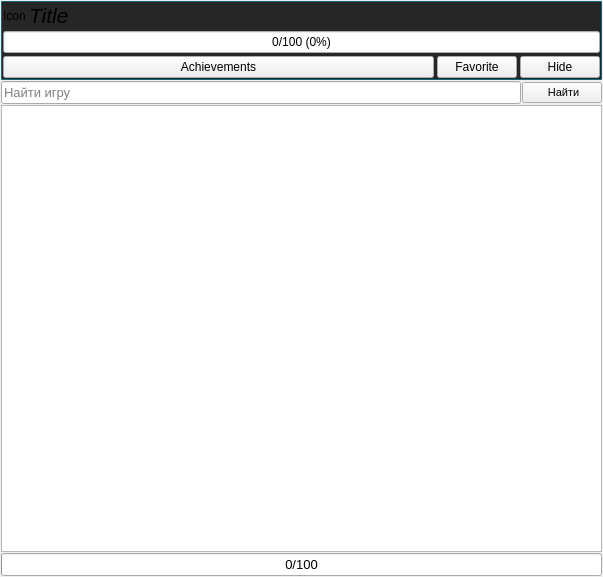
<?xml version="1.0" encoding="UTF-8"?>
<ui version="4.0">
 <class>FormGames</class>
 <widget class="QWidget" name="FormGames">
  <property name="geometry">
   <rect>
    <x>0</x>
    <y>0</y>
    <width>603</width>
    <height>577</height>
   </rect>
  </property>
  <property name="font">
   <font>
    <pointsize>10</pointsize>
   </font>
  </property>
  <property name="windowTitle">
   <string>SteamAchievementsStatistic</string>
  </property>
  <layout class="QVBoxLayout" name="verticalLayout">
   <property name="spacing">
    <number>1</number>
   </property>
   <property name="leftMargin">
    <number>1</number>
   </property>
   <property name="topMargin">
    <number>1</number>
   </property>
   <property name="rightMargin">
    <number>1</number>
   </property>
   <property name="bottomMargin">
    <number>1</number>
   </property>
   <item>
    <widget class="QGroupBox" name="GroupBoxGame">
     <property name="styleSheet">
      <string notr="true">QGroupBox{
	border: 1px solid #13657b;
	background-color: #262626;
	border-radius: 1px;
}</string>
     </property>
     <layout class="QVBoxLayout" name="verticalLayout_2">
      <property name="spacing">
       <number>3</number>
      </property>
      <property name="leftMargin">
       <number>1</number>
      </property>
      <property name="topMargin">
       <number>1</number>
      </property>
      <property name="rightMargin">
       <number>1</number>
      </property>
      <property name="bottomMargin">
       <number>1</number>
      </property>
      <item>
       <layout class="QHBoxLayout" name="horizontalLayout_2">
        <property name="spacing">
         <number>3</number>
        </property>
        <item>
         <widget class="QLabel" name="LabelIconGame">
          <property name="text">
           <string>Icon</string>
          </property>
         </widget>
        </item>
        <item>
         <widget class="QLabel" name="LabelTitleGame">
          <property name="sizePolicy">
           <sizepolicy hsizetype="Expanding" vsizetype="Preferred">
            <horstretch>0</horstretch>
            <verstretch>0</verstretch>
           </sizepolicy>
          </property>
          <property name="font">
           <font>
            <pointsize>16</pointsize>
            <italic>true</italic>
           </font>
          </property>
          <property name="text">
           <string>Title</string>
          </property>
          <property name="wordWrap">
           <bool>true</bool>
          </property>
         </widget>
        </item>
       </layout>
      </item>
      <item>
       <widget class="QProgressBar" name="ProgressBarSelectedGame">
        <property name="value">
         <number>0</number>
        </property>
        <property name="format">
         <string>%v/%m (%p%)</string>
        </property>
       </widget>
      </item>
      <item>
       <layout class="QHBoxLayout" name="horizontalLayout_3">
        <property name="spacing">
         <number>3</number>
        </property>
        <item>
         <widget class="QPushButton" name="ButtonAchievements">
          <property name="sizePolicy">
           <sizepolicy hsizetype="Expanding" vsizetype="Fixed">
            <horstretch>0</horstretch>
            <verstretch>0</verstretch>
           </sizepolicy>
          </property>
          <property name="text">
           <string>Achievements</string>
          </property>
         </widget>
        </item>
        <item>
         <widget class="QPushButton" name="ButtonFavorite">
          <property name="text">
           <string>Favorite</string>
          </property>
         </widget>
        </item>
        <item>
         <widget class="QPushButton" name="ButtonHide">
          <property name="text">
           <string>Hide</string>
          </property>
         </widget>
        </item>
       </layout>
      </item>
     </layout>
    </widget>
   </item>
   <item>
    <layout class="QHBoxLayout" name="horizontalLayout">
     <item>
      <widget class="QLineEdit" name="LineEditGame">
       <property name="font">
        <font>
         <pointsize>10</pointsize>
        </font>
       </property>
       <property name="placeholderText">
        <string>Найти игру</string>
       </property>
      </widget>
     </item>
     <item>
      <widget class="QPushButton" name="ButtonFind">
       <property name="enabled">
        <bool>true</bool>
       </property>
       <property name="font">
        <font>
         <pointsize>8</pointsize>
        </font>
       </property>
       <property name="text">
        <string> Найти</string>
       </property>
      </widget>
     </item>
    </layout>
   </item>
   <item>
    <widget class="QTableWidget" name="TableWidgetGames"/>
   </item>
   <item>
    <widget class="QProgressBar" name="ProgressBarLoading">
     <property name="value">
      <number>0</number>
     </property>
     <property name="format">
      <string>%v/%m</string>
     </property>
    </widget>
   </item>
  </layout>
 </widget>
 <tabstops>
  <tabstop>LineEditGame</tabstop>
  <tabstop>ButtonFind</tabstop>
 </tabstops>
 <resources/>
 <connections/>
</ui>
